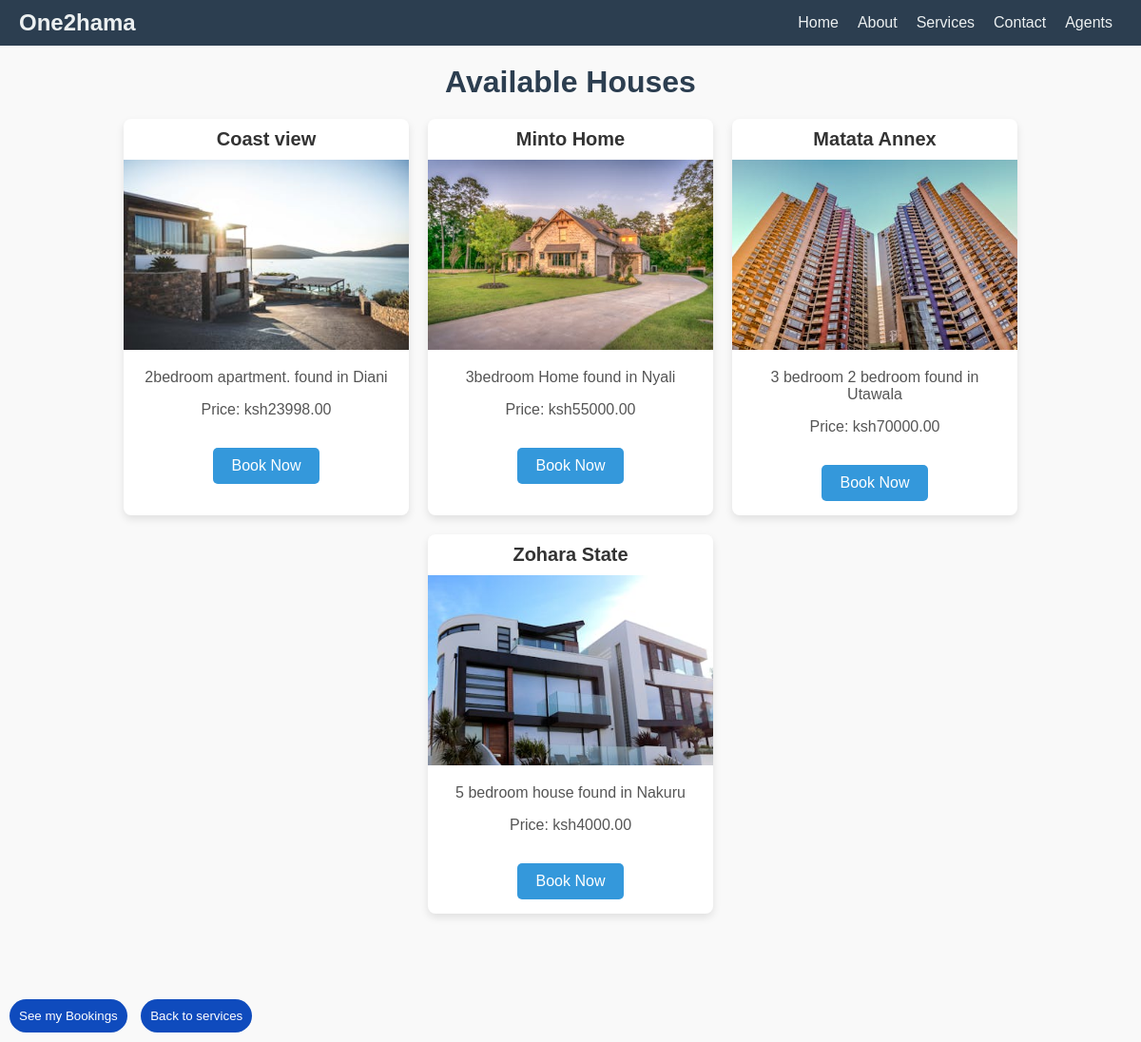
/home/, run on the app's committed database.
### efinalapp/models.py (models this page shows, shortened)
class House(models.Model):
    title = models.CharField(max_length=200)
    description = models.TextField()
    price = models.DecimalField(max_digits=10, decimal_places=2)
    image = models.ImageField(upload_to='house_images/')
    created_at = models.DateTimeField(auto_now_add=True)

### efinalapp/views.py (the view)
# urls.py: 2. Add a URL to urlpatterns:  path('', views.home, name='home')
def home(request):
    houses = House.objects.all()
    return render(request, 'home.html', {'houses': houses})

### templates/home.html (shortened to what this page needs)
<!doctype html>
<html lang="en">
<head>
    {% load static %}
    <link rel="stylesheet" href="{% static 'css/home.css' %}">
</head>
<header>
     <nav class="navbar">
        <div class="container">
            <a href="{% url 'home' %}" class="logo">One2hama</a>
            <ul class="nav-links">
                <li><a href=" {% url 'index' %}">Home</a></li>
                <li><a href="{% url 'about' %}">About</a></li>
                <li><a href="{% url 'service' %}">Services</a></li>
                <li><a href="{% url 'contact' %}">Contact</a></li>
                 <li><a href="{% url 'agent' %}">Agents</a></li>
            </ul>
        </div>
    </nav>
 </header>
<body>
 <main>
<h1>Available Houses</h1>
    <div class="houses">
        {% for house in houses %}
        <div class="house">
            <h2>{{ house.title }}</h2>
            <img src="{{ house.image.url }}" alt="{{ house.title }}">
            <p>{{ house.description }}</p>
            <p>Price: ksh{{ house.price }}</p>
            <a href="{% url 'book_house' house.id %}">Book Now</a>
        </div>
        {% endfor %}
    </div>
</main>
 <button><a href="{% url 'view_bookings' %}">See my Bookings</a></button>
 <button><a href="{% url 'service' %}">Back to services</a></button>
</body>
</html>

### static/css/home.css (style rules this page uses)
body { font-family: Arial, sans-serif; margin: 0; padding: 0; background-color: #f9f9f9; color: #333; }
h1 { text-align: center; margin: 20px 0; color: #2c3e50; }
.houses { display: flex; flex-wrap: wrap; justify-content: center; gap: 20px; margin: 20px; }
.house { background-color: #fff; box-shadow: 0 4px 8px rgba(0, 0, 0, 0.1); border-radius: 8px; overflow: hidden; width: 300px; text-align: center; transition: transform 0.3s; }
.house img { width: 100%; height: 200px; object-fit: cover; }
.house h2 { font-size: 20px; margin: 10px 0; }
.house p { font-size: 16px; color: #555; padding: 0 10px; }
.house a { display: inline-block; margin: 15px 0; padding: 10px 20px; background-color: #3498db; color: #fff; text-decoration: none; border-radius: 5px; transition: background-color 0.3s; }
.navbar { background-color: #2c3e50; color: white; padding: 10px 20px; position: sticky; top: 0; z-index: 1000; }
.navbar .container { display: flex; justify-content: space-between; align-items: center; max-width: 1200px; margin: 0 auto; }
.navbar .logo { font-size: 24px; font-weight: bold; text-decoration: none; color: #ecf0f1; }
.navbar .nav-links { display: flex; list-style: none; margin: 0; padding: 0; }
.navbar .nav-links li { margin: 0 10px; }
.navbar .nav-links a { text-decoration: none; color: #ecf0f1; font-size: 16px; transition: color 0.3s; }

### templates/home.html (style rules this page uses)
a { text-decoration: none; color: inherit; }
button { background-color: #0f4bbd; color: white; border: none; border-radius: 30px; margin-top: 70px; margin-bottom: 10px; margin-left: 10px; padding: 10px; }

### data on the page
House: title "Coast view", image (picture), description "2bedroom apartment. found in Diani", price "23998.00"
House: title "Minto Home", image (picture), description "3bedroom Home found in Nyali", price "55000.00"
House: title "Matata Annex", image (picture), description "3 bedroom 2 bedroom found in Utawala", price "70000.00"
House: title "Zohara State", image (picture), description "5 bedroom house found in Nakuru", price "4000.00"
